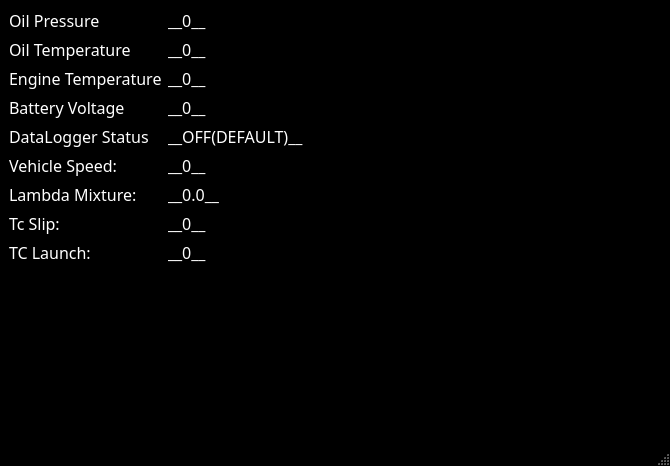
<?xml version="1.0" encoding="UTF-8"?>
<ui version="4.0">
 <class>MainWindow</class>
 <widget class="QMainWindow" name="MainWindow">
  <property name="geometry">
   <rect>
    <x>0</x>
    <y>0</y>
    <width>670</width>
    <height>466</height>
   </rect>
  </property>
  <property name="sizePolicy">
   <sizepolicy hsizetype="Expanding" vsizetype="Expanding">
    <horstretch>1</horstretch>
    <verstretch>1</verstretch>
   </sizepolicy>
  </property>
  <property name="palette">
   <palette>
    <active>
     <colorrole role="WindowText">
      <brush brushstyle="SolidPattern">
       <color alpha="255">
        <red>255</red>
        <green>255</green>
        <blue>255</blue>
       </color>
      </brush>
     </colorrole>
     <colorrole role="Button">
      <brush brushstyle="SolidPattern">
       <color alpha="255">
        <red>0</red>
        <green>0</green>
        <blue>0</blue>
       </color>
      </brush>
     </colorrole>
     <colorrole role="Light">
      <brush brushstyle="SolidPattern">
       <color alpha="255">
        <red>0</red>
        <green>0</green>
        <blue>0</blue>
       </color>
      </brush>
     </colorrole>
     <colorrole role="Midlight">
      <brush brushstyle="SolidPattern">
       <color alpha="255">
        <red>0</red>
        <green>0</green>
        <blue>0</blue>
       </color>
      </brush>
     </colorrole>
     <colorrole role="Dark">
      <brush brushstyle="SolidPattern">
       <color alpha="255">
        <red>0</red>
        <green>0</green>
        <blue>0</blue>
       </color>
      </brush>
     </colorrole>
     <colorrole role="Mid">
      <brush brushstyle="SolidPattern">
       <color alpha="255">
        <red>0</red>
        <green>0</green>
        <blue>0</blue>
       </color>
      </brush>
     </colorrole>
     <colorrole role="Text">
      <brush brushstyle="SolidPattern">
       <color alpha="255">
        <red>255</red>
        <green>255</green>
        <blue>255</blue>
       </color>
      </brush>
     </colorrole>
     <colorrole role="BrightText">
      <brush brushstyle="SolidPattern">
       <color alpha="255">
        <red>255</red>
        <green>255</green>
        <blue>255</blue>
       </color>
      </brush>
     </colorrole>
     <colorrole role="ButtonText">
      <brush brushstyle="SolidPattern">
       <color alpha="255">
        <red>255</red>
        <green>255</green>
        <blue>255</blue>
       </color>
      </brush>
     </colorrole>
     <colorrole role="Base">
      <brush brushstyle="SolidPattern">
       <color alpha="255">
        <red>0</red>
        <green>0</green>
        <blue>0</blue>
       </color>
      </brush>
     </colorrole>
     <colorrole role="Window">
      <brush brushstyle="SolidPattern">
       <color alpha="255">
        <red>0</red>
        <green>0</green>
        <blue>0</blue>
       </color>
      </brush>
     </colorrole>
     <colorrole role="Shadow">
      <brush brushstyle="SolidPattern">
       <color alpha="255">
        <red>0</red>
        <green>0</green>
        <blue>0</blue>
       </color>
      </brush>
     </colorrole>
     <colorrole role="AlternateBase">
      <brush brushstyle="SolidPattern">
       <color alpha="255">
        <red>0</red>
        <green>0</green>
        <blue>0</blue>
       </color>
      </brush>
     </colorrole>
     <colorrole role="ToolTipBase">
      <brush brushstyle="SolidPattern">
       <color alpha="255">
        <red>255</red>
        <green>255</green>
        <blue>220</blue>
       </color>
      </brush>
     </colorrole>
     <colorrole role="ToolTipText">
      <brush brushstyle="SolidPattern">
       <color alpha="255">
        <red>0</red>
        <green>0</green>
        <blue>0</blue>
       </color>
      </brush>
     </colorrole>
     <colorrole role="PlaceholderText">
      <brush brushstyle="SolidPattern">
       <color alpha="127">
        <red>255</red>
        <green>255</green>
        <blue>255</blue>
       </color>
      </brush>
     </colorrole>
    </active>
    <inactive>
     <colorrole role="WindowText">
      <brush brushstyle="SolidPattern">
       <color alpha="255">
        <red>255</red>
        <green>255</green>
        <blue>255</blue>
       </color>
      </brush>
     </colorrole>
     <colorrole role="Button">
      <brush brushstyle="SolidPattern">
       <color alpha="255">
        <red>0</red>
        <green>0</green>
        <blue>0</blue>
       </color>
      </brush>
     </colorrole>
     <colorrole role="Light">
      <brush brushstyle="SolidPattern">
       <color alpha="255">
        <red>0</red>
        <green>0</green>
        <blue>0</blue>
       </color>
      </brush>
     </colorrole>
     <colorrole role="Midlight">
      <brush brushstyle="SolidPattern">
       <color alpha="255">
        <red>0</red>
        <green>0</green>
        <blue>0</blue>
       </color>
      </brush>
     </colorrole>
     <colorrole role="Dark">
      <brush brushstyle="SolidPattern">
       <color alpha="255">
        <red>0</red>
        <green>0</green>
        <blue>0</blue>
       </color>
      </brush>
     </colorrole>
     <colorrole role="Mid">
      <brush brushstyle="SolidPattern">
       <color alpha="255">
        <red>0</red>
        <green>0</green>
        <blue>0</blue>
       </color>
      </brush>
     </colorrole>
     <colorrole role="Text">
      <brush brushstyle="SolidPattern">
       <color alpha="255">
        <red>255</red>
        <green>255</green>
        <blue>255</blue>
       </color>
      </brush>
     </colorrole>
     <colorrole role="BrightText">
      <brush brushstyle="SolidPattern">
       <color alpha="255">
        <red>255</red>
        <green>255</green>
        <blue>255</blue>
       </color>
      </brush>
     </colorrole>
     <colorrole role="ButtonText">
      <brush brushstyle="SolidPattern">
       <color alpha="255">
        <red>255</red>
        <green>255</green>
        <blue>255</blue>
       </color>
      </brush>
     </colorrole>
     <colorrole role="Base">
      <brush brushstyle="SolidPattern">
       <color alpha="255">
        <red>0</red>
        <green>0</green>
        <blue>0</blue>
       </color>
      </brush>
     </colorrole>
     <colorrole role="Window">
      <brush brushstyle="SolidPattern">
       <color alpha="255">
        <red>0</red>
        <green>0</green>
        <blue>0</blue>
       </color>
      </brush>
     </colorrole>
     <colorrole role="Shadow">
      <brush brushstyle="SolidPattern">
       <color alpha="255">
        <red>0</red>
        <green>0</green>
        <blue>0</blue>
       </color>
      </brush>
     </colorrole>
     <colorrole role="AlternateBase">
      <brush brushstyle="SolidPattern">
       <color alpha="255">
        <red>0</red>
        <green>0</green>
        <blue>0</blue>
       </color>
      </brush>
     </colorrole>
     <colorrole role="ToolTipBase">
      <brush brushstyle="SolidPattern">
       <color alpha="255">
        <red>255</red>
        <green>255</green>
        <blue>220</blue>
       </color>
      </brush>
     </colorrole>
     <colorrole role="ToolTipText">
      <brush brushstyle="SolidPattern">
       <color alpha="255">
        <red>0</red>
        <green>0</green>
        <blue>0</blue>
       </color>
      </brush>
     </colorrole>
     <colorrole role="PlaceholderText">
      <brush brushstyle="SolidPattern">
       <color alpha="127">
        <red>255</red>
        <green>255</green>
        <blue>255</blue>
       </color>
      </brush>
     </colorrole>
    </inactive>
    <disabled>
     <colorrole role="WindowText">
      <brush brushstyle="SolidPattern">
       <color alpha="255">
        <red>0</red>
        <green>0</green>
        <blue>0</blue>
       </color>
      </brush>
     </colorrole>
     <colorrole role="Button">
      <brush brushstyle="SolidPattern">
       <color alpha="255">
        <red>0</red>
        <green>0</green>
        <blue>0</blue>
       </color>
      </brush>
     </colorrole>
     <colorrole role="Light">
      <brush brushstyle="SolidPattern">
       <color alpha="255">
        <red>0</red>
        <green>0</green>
        <blue>0</blue>
       </color>
      </brush>
     </colorrole>
     <colorrole role="Midlight">
      <brush brushstyle="SolidPattern">
       <color alpha="255">
        <red>0</red>
        <green>0</green>
        <blue>0</blue>
       </color>
      </brush>
     </colorrole>
     <colorrole role="Dark">
      <brush brushstyle="SolidPattern">
       <color alpha="255">
        <red>0</red>
        <green>0</green>
        <blue>0</blue>
       </color>
      </brush>
     </colorrole>
     <colorrole role="Mid">
      <brush brushstyle="SolidPattern">
       <color alpha="255">
        <red>0</red>
        <green>0</green>
        <blue>0</blue>
       </color>
      </brush>
     </colorrole>
     <colorrole role="Text">
      <brush brushstyle="SolidPattern">
       <color alpha="255">
        <red>0</red>
        <green>0</green>
        <blue>0</blue>
       </color>
      </brush>
     </colorrole>
     <colorrole role="BrightText">
      <brush brushstyle="SolidPattern">
       <color alpha="255">
        <red>255</red>
        <green>255</green>
        <blue>255</blue>
       </color>
      </brush>
     </colorrole>
     <colorrole role="ButtonText">
      <brush brushstyle="SolidPattern">
       <color alpha="255">
        <red>0</red>
        <green>0</green>
        <blue>0</blue>
       </color>
      </brush>
     </colorrole>
     <colorrole role="Base">
      <brush brushstyle="SolidPattern">
       <color alpha="255">
        <red>0</red>
        <green>0</green>
        <blue>0</blue>
       </color>
      </brush>
     </colorrole>
     <colorrole role="Window">
      <brush brushstyle="SolidPattern">
       <color alpha="255">
        <red>0</red>
        <green>0</green>
        <blue>0</blue>
       </color>
      </brush>
     </colorrole>
     <colorrole role="Shadow">
      <brush brushstyle="SolidPattern">
       <color alpha="255">
        <red>0</red>
        <green>0</green>
        <blue>0</blue>
       </color>
      </brush>
     </colorrole>
     <colorrole role="AlternateBase">
      <brush brushstyle="SolidPattern">
       <color alpha="255">
        <red>0</red>
        <green>0</green>
        <blue>0</blue>
       </color>
      </brush>
     </colorrole>
     <colorrole role="ToolTipBase">
      <brush brushstyle="SolidPattern">
       <color alpha="255">
        <red>255</red>
        <green>255</green>
        <blue>220</blue>
       </color>
      </brush>
     </colorrole>
     <colorrole role="ToolTipText">
      <brush brushstyle="SolidPattern">
       <color alpha="255">
        <red>0</red>
        <green>0</green>
        <blue>0</blue>
       </color>
      </brush>
     </colorrole>
     <colorrole role="PlaceholderText">
      <brush brushstyle="SolidPattern">
       <color alpha="127">
        <red>0</red>
        <green>0</green>
        <blue>0</blue>
       </color>
      </brush>
     </colorrole>
    </disabled>
   </palette>
  </property>
  <property name="font">
   <font>
    <family>Source Code Pro</family>
    <pointsize>12</pointsize>
   </font>
  </property>
  <property name="windowTitle">
   <string>LukHudX</string>
  </property>
  <property name="layoutDirection">
   <enum>Qt::LeftToRight</enum>
  </property>
  <property name="autoFillBackground">
   <bool>true</bool>
  </property>
  <widget class="QWidget" name="centralwidget">
   <property name="sizePolicy">
    <sizepolicy hsizetype="Expanding" vsizetype="Expanding">
     <horstretch>1</horstretch>
     <verstretch>1</verstretch>
    </sizepolicy>
   </property>
   <layout class="QGridLayout" name="gridLayout">
    <item row="0" column="0">
     <layout class="QHBoxLayout" name="horizontalLayout" stretch="1,1">
      <item>
       <layout class="QVBoxLayout" name="verticalLayout_3">
        <item>
         <layout class="QFormLayout" name="formLayout">
          <item row="0" column="0">
           <widget class="QLabel" name="OilPressure_Prefix">
            <property name="text">
             <string>Oil Pressure</string>
            </property>
           </widget>
          </item>
          <item row="0" column="1">
           <widget class="FLabel" name="OilPressure_Label">
            <property name="text">
             <string>__0__</string>
            </property>
           </widget>
          </item>
          <item row="1" column="0">
           <widget class="QLabel" name="OilTemperature_prefix">
            <property name="text">
             <string>Oil Temperature</string>
            </property>
           </widget>
          </item>
          <item row="1" column="1">
           <widget class="FLabel" name="OilTemperature_Label">
            <property name="text">
             <string>__0__</string>
            </property>
           </widget>
          </item>
          <item row="2" column="0">
           <widget class="QLabel" name="EngineTemperature_Prefix">
            <property name="text">
             <string>Engine Temperature</string>
            </property>
           </widget>
          </item>
          <item row="2" column="1">
           <widget class="FLabel" name="EngineTemperature_Label">
            <property name="text">
             <string>__0__</string>
            </property>
           </widget>
          </item>
          <item row="3" column="0">
           <widget class="QLabel" name="BatteryVoltage_Prefix">
            <property name="text">
             <string>Battery Voltage</string>
            </property>
           </widget>
          </item>
          <item row="3" column="1">
           <widget class="FLabel" name="BatteryVoltage_Label">
            <property name="text">
             <string>__0__</string>
            </property>
           </widget>
          </item>
          <item row="4" column="0">
           <widget class="QLabel" name="DataLogger_Prefix">
            <property name="text">
             <string>DataLogger Status</string>
            </property>
           </widget>
          </item>
          <item row="4" column="1">
           <widget class="FLabel" name="DataLogger_Label">
            <property name="text">
             <string>__OFF(DEFAULT)__</string>
            </property>
           </widget>
          </item>
          <item row="5" column="0">
           <widget class="QLabel" name="VehicleSpeed_Prefix">
            <property name="text">
             <string>Vehicle Speed: </string>
            </property>
           </widget>
          </item>
          <item row="5" column="1">
           <widget class="FLabel" name="VehicleSpeed_Label">
            <property name="text">
             <string>__0__</string>
            </property>
           </widget>
          </item>
          <item row="6" column="0">
           <widget class="QLabel" name="Lambda_Prefix">
            <property name="text">
             <string>Lambda Mixture: </string>
            </property>
           </widget>
          </item>
          <item row="6" column="1">
           <widget class="FLabel" name="Lambda_Label">
            <property name="text">
             <string>__0.0__</string>
            </property>
           </widget>
          </item>
          <item row="7" column="0">
           <widget class="QLabel" name="TcSlip_Prefix">
            <property name="text">
             <string>Tc Slip: </string>
            </property>
           </widget>
          </item>
          <item row="7" column="1">
           <widget class="FLabel" name="TcSlip_Label">
            <property name="text">
             <string>__0__</string>
            </property>
           </widget>
          </item>
          <item row="8" column="0">
           <widget class="QLabel" name="TcLaunch_Prefix">
            <property name="text">
             <string>TC Launch: </string>
            </property>
           </widget>
          </item>
          <item row="8" column="1">
           <widget class="FLabel" name="TcLaunch_Label">
            <property name="text">
             <string>__0__</string>
            </property>
           </widget>
          </item>
         </layout>
        </item>
       </layout>
      </item>
      <item>
       <layout class="QVBoxLayout" name="verticalLayout_2">
        <property name="spacing">
         <number>6</number>
        </property>
        <property name="sizeConstraint">
         <enum>QLayout::SetDefaultConstraint</enum>
        </property>
        <property name="leftMargin">
         <number>10</number>
        </property>
        <property name="topMargin">
         <number>30</number>
        </property>
        <property name="rightMargin">
         <number>10</number>
        </property>
        <property name="bottomMargin">
         <number>30</number>
        </property>
        <item>
         <widget class="ContaMudancas" name="contamudancas" native="true">
          <property name="minimumSize">
           <size>
            <width>0</width>
            <height>0</height>
           </size>
          </property>
          <property name="autoFillBackground">
           <bool>true</bool>
          </property>
         </widget>
        </item>
       </layout>
      </item>
     </layout>
    </item>
   </layout>
  </widget>
  <widget class="QMenuBar" name="menubar">
   <property name="geometry">
    <rect>
     <x>0</x>
     <y>0</y>
     <width>670</width>
     <height>26</height>
    </rect>
   </property>
  </widget>
  <widget class="QStatusBar" name="statusbar"/>
 </widget>
 <customwidgets>
  <customwidget>
   <class>ContaMudancas</class>
   <extends>QWidget</extends>
   <header>src/contamudancas.h</header>
   <container>1</container>
  </customwidget>
  <customwidget>
   <class>FLabel</class>
   <extends>QLabel</extends>
   <header location="global">src/flabel.h</header>
  </customwidget>
 </customwidgets>
 <resources/>
 <connections/>
</ui>
